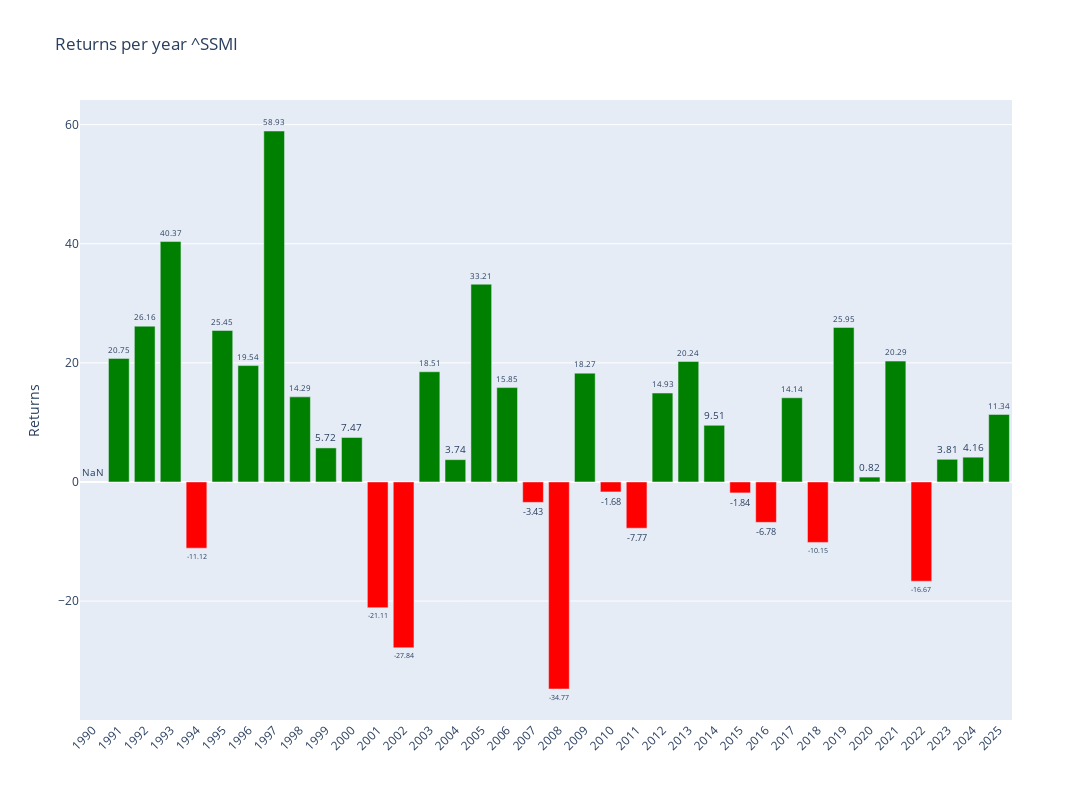

Source (notebook cell):
### Code cell
# Plotly
fig = make_subplots()

# Add colors
colors = ['green' if x >= 0 else 'red' for x in annual_data['Return']]

# Graph (1,1)
fig.add_trace(go.Bar(y=annual_data['Return'],x=annual_data['Return'].index,text=round(annual_data['Return'],2),textposition='outside',marker_color=colors,hoverinfo='skip'),row=1,col=1)

# Update xaxis properties
fig.update_yaxes(title_text="Returns", row=1, col=1)

fig.update_layout(xaxis=dict(tickvals=annual_data.index,tickangle=-45),height=800, width=1300,title=f"Returns per year {ticker}")

fig.show()

### Figure 1 — Plotly figure (JSON) as saved in the notebook; plotly's stock layout.template omitted (floating-point values rounded to 4 significant figures)
{"data": [{"hoverinfo": "skip", "marker": {"color": ["red", "green", "green", "green", "red", "green", "green", "green", "green", "green", "green", "red", "red", "green", "green", "green", "green", "red", "red", "green", "red", "red", "green", "green", "green", "red", "red", "green", "red", "green", "green", "green", "red", "green", "green", "green"]}, "text": [NaN, 20.75, 26.16, 40.37, -11.12, 25.45, 19.54, 58.93, 14.29, 5.72, 7.47, -21.11, -27.84, 18.51, 3.74, 33.21, 15.85, -3.43, -34.77, 18.27, -1.68, -7.77, 14.93, 20.24, 9.51, -1.84, -6.78, 14.14, -10.15, 25.95, 0.82, 20.29, -16.67, 3.81, 4.16, 11.34], "textposition": "outside", "type": "bar", "x": [1990, 1991, 1992, 1993, 1994, 1995, 1996, 1997, 1998, 1999, 2000, 2001, 2002, 2003, 2004, 2005, 2006, 2007, 2008, 2009, 2010, 2011, 2012, 2013, 2014, 2015, 2016, 2017, 2018, 2019, 2020, 2021, 2022, 2023, 2024, 2025], "xaxis": "x", "y": [NaN, 20.75, 26.16, 40.37, -11.12, 25.45, 19.54, 58.93, 14.29, 5.717, 7.468, -21.11, -27.84, 18.51, 3.743, 33.21, 15.85, -3.428, -34.77, 18.27, -1.678, -7.766, 14.93, 20.24, 9.513, -1.84, -6.784, 14.14, -10.15, 25.95, 0.8154, 20.29, -16.67, 3.806, 4.158, 11.34], "yaxis": "y"}], "layout": {"height": 800, "title": {"text": "Returns per year ^SSMI"}, "width": 1300, "xaxis": {"anchor": "y", "domain": [0, 1], "tickangle": -45, "tickvals": [1990, 1991, 1992, 1993, 1994, 1995, 1996, 1997, 1998, 1999, 2000, 2001, 2002, 2003, 2004, 2005, 2006, 2007, 2008, 2009, 2010, 2011, 2012, 2013, 2014, 2015, 2016, 2017, 2018, 2019, 2020, 2021, 2022, 2023, 2024, 2025]}, "yaxis": {"anchor": "x", "domain": [0, 1], "title": {"text": "Returns"}}}}
